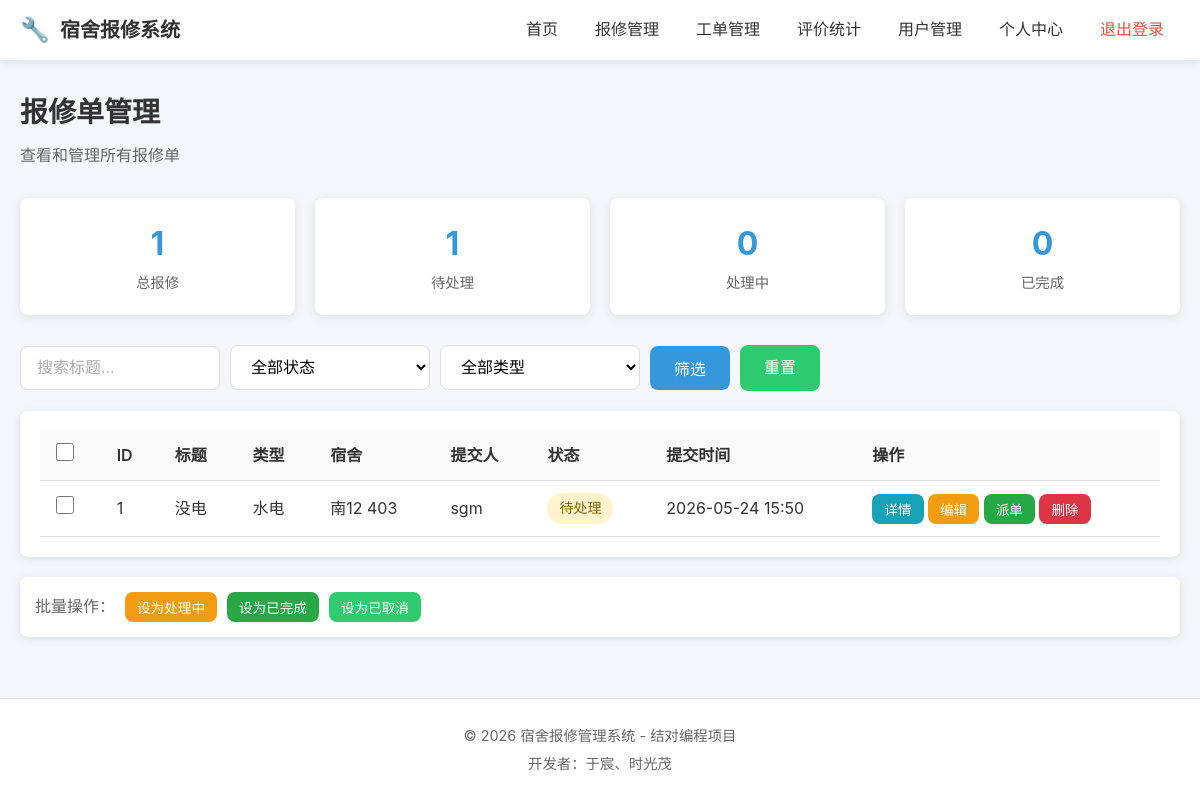
The page /repairs/manage/ (signed in) on the database as committed earlier.
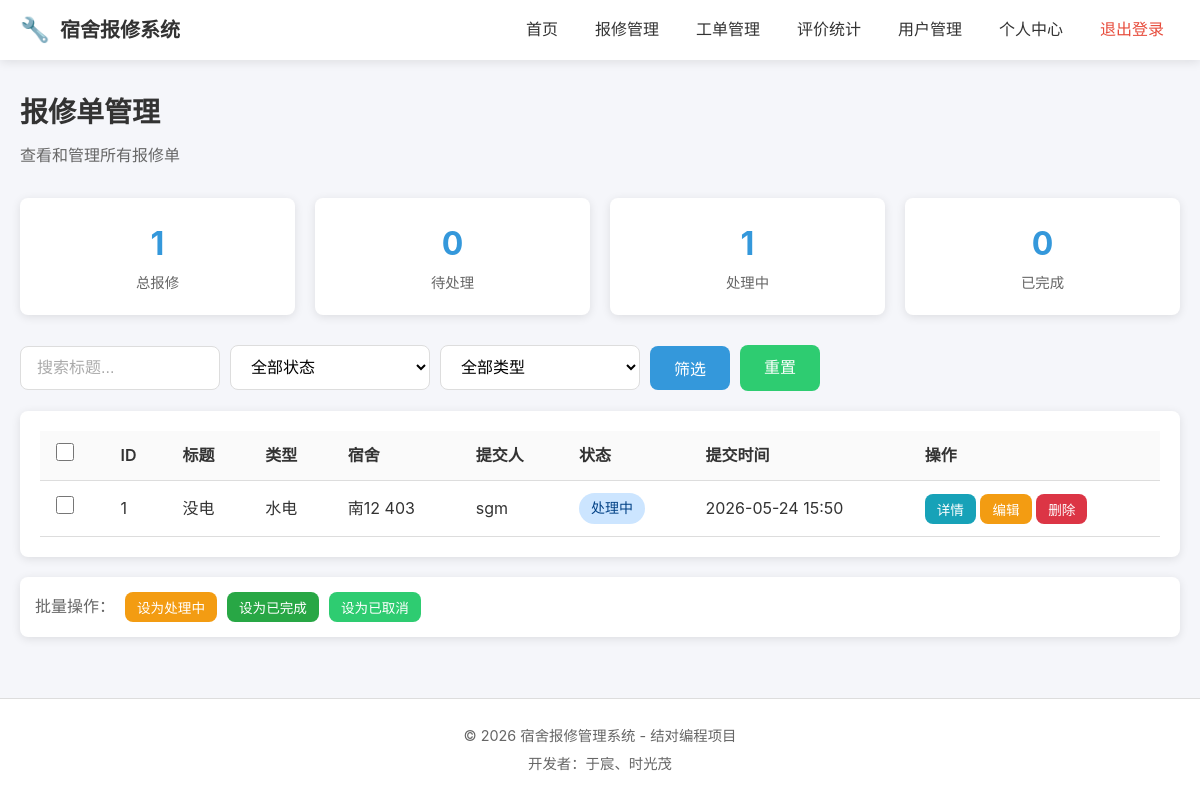
The same page on the database as committed later.
### repairs/models.py (models this page shows, shortened)
class RepairRequest(models.Model):
    TYPE_CHOICES = [
        ('electric', '水电'),
        ('door', '门窗'),
        ('furniture', '家具'),
        ('network', '网络'),
        ('other', '其他'),
    ]
    STATUS_CHOICES = [
        ('pending', '待处理'),
        ('processing', '处理中'),
        ('completed', '已完成'),
        ('cancelled', '已取消'),
    ]
    student = models.ForeignKey(
        settings.AUTH_USER_MODEL,
        on_delete=models.CASCADE,
        related_name='repair_requests',
        verbose_name='报修学生'
    )
    title = models.CharField('报修标题', max_length=100)
    description = models.TextField('问题描述')
    repair_type = models.CharField('报修类型', max_length=50, choices=TYPE_CHOICES, default='other')
    dorm_building = models.CharField('宿舍楼', max_length=50)
    dorm_room = models.CharField('房间号', max_length=20)
    contact_phone = models.CharField('联系电话', max_length=20)
    status = models.CharField('状态', max_length=20, choices=STATUS_CHOICES, default='pending')
    created_at = models.DateTimeField('创建时间', auto_now_add=True)
    updated_at = models.DateTimeField('更新时间', auto_now=True)
    class Meta:
        db_table = 'repair_requests'
        verbose_name = '报修单'
        verbose_name_plural = '报修单'
        ordering = ['-created_at']
        indexes = [
            models.Index(fields=['status']),
            models.Index(fields=['created_at']),
        ]

### users/models.py (models this page shows, shortened)
class User(AbstractUser):
    ROLE_CHOICES = [
        ('student', '学生'),
        ('worker', '维修工'),
        ('admin', '管理员'),
    ]
    role = models.CharField('角色', max_length=20, choices=ROLE_CHOICES, default='student')
    phone = models.CharField('联系电话', max_length=20, blank=True, default='')
    dorm_building = models.CharField('宿舍楼', max_length=50, blank=True, default='')
    dorm_room = models.CharField('宿舍房间号', max_length=20, blank=True, default='')
    specialty = models.CharField('维修专长', max_length=50, blank=True, default='')
    class Meta:
        db_table = 'users'
        verbose_name = '用户'
        verbose_name_plural = '用户'
    def is_admin(self):
        return self.role == 'admin'

### repairs/views.py (the view)
# urls.py: path('manage/', views.repair_manage, name='repair_manage'),
@login_required
def repair_manage(request):
    if not request.user.is_admin():
        messages.error(request, '仅管理员可访问')
        return redirect('index')
    status = request.GET.get('status', '')
    repair_type = request.GET.get('repair_type', '')
    keyword = request.GET.get('keyword', '').strip()
    repairs = RepairRequest.objects.all()
    if status:
        repairs = repairs.filter(status=status)
    if repair_type:
        repairs = repairs.filter(repair_type=repair_type)
    if keyword:
        repairs = repairs.filter(title__icontains=keyword)
    repairs = repairs.order_by('-created_at')
    paginator = Paginator(repairs, 10)
    page = request.GET.get('page', 1)
    page_obj = paginator.get_page(page)
    filter_params = ''
    if status:
        filter_params += f'&status={status}'
    if repair_type:
        filter_params += f'&repair_type={repair_type}'
    if keyword:
        filter_params += f'&keyword={keyword}'
    context = {
        'page_obj': page_obj,
        'current_status': status,
        'current_type': repair_type,
        'keyword': keyword,
        'filter_params': filter_params,
        'total': RepairRequest.objects.count(),
        'pending': RepairRequest.objects.filter(status='pending').count(),
        'processing': RepairRequest.objects.filter(status='processing').count(),
        'completed': RepairRequest.objects.filter(status='completed').count(),
    }
    return render(request, 'repairs/repair_manage.html', context)

### templates/repairs/repair_manage.html (shortened to what this page needs)
{% extends 'base.html' %}
{% block content %}
<div class="page-header">
    <h2>报修单管理</h2>
    <p class="text-muted">查看和管理所有报修单</p>
</div>
<div class="stats-row">
    <div class="stat-item">
        <span class="stat-num">{{ total }}</span>
        <span class="stat-text">总报修</span>
    </div>
    <div class="stat-item">
        <span class="stat-num">{{ pending }}</span>
        <span class="stat-text">待处理</span>
    </div>
    <div class="stat-item">
        <span class="stat-num">{{ processing }}</span>
        <span class="stat-text">处理中</span>
    </div>
    <div class="stat-item">
        <span class="stat-num">{{ completed }}</span>
        <span class="stat-text">已完成</span>
    </div>
</div>
<div class="filter-bar">
    <form method="get" class="filter-form">
        <input type="text" name="keyword" class="form-input filter-input" value="{{ keyword }}" placeholder="搜索标题...">
        <select name="status" class="form-select filter-select">
            <option value="">全部状态</option>
        </select>
        <select name="repair_type" class="form-select filter-select">
            <option value="">全部类型</option>
        </select>
        <button type="submit" class="btn btn-primary">筛选</button>
        <a href="{% url 'repairs:repair_manage' %}" class="btn btn-secondary">重置</a>
    </form>
</div>
<div class="card">
    <div class="card-body">
        <table class="table">
            <thead>
                <tr>
                    <th><input type="checkbox" id="selectAll"></th>
                    <th>ID</th>
                    <th>标题</th>
                    <th>类型</th>
                    <th>宿舍</th>
                    <th>提交人</th>
                    <th>状态</th>
                    <th>提交时间</th>
                    <th>操作</th>
                </tr>
            </thead>
            <tbody>
                {% for item in page_obj %}
                <tr>
                    <td><input type="checkbox" class="repair-checkbox" value="{{ item.id }}"></td>
                    <td>{{ item.id }}</td>
                    <td>{{ item.title }}</td>
                    <td>{{ item.get_repair_type_display }}</td>
                    <td>{{ item.dorm_building }} {{ item.dorm_room }}</td>
                    <td>{{ item.student.username }}</td>
                    <td><span class="badge badge-{{ item.status }}">{{ item.get_status_display }}</span></td>
                    <td>{{ item.created_at|date:"Y-m-d H:i" }}</td>
                    <td>
                        <button class="btn btn-sm btn-info" onclick="viewDetail('{{ item.id }}')">详情</button>
                        <button class="btn btn-sm btn-warning" onclick="editRepair('{{ item.id }}')">编辑</button>
                        {% if item.status == 'pending' %}
                        <button class="btn btn-sm btn-success" onclick="assignWorker('{{ item.id }}')">派单</button>
                        {% endif %}
                        <button class="btn btn-sm btn-danger" onclick="deleteRepair('{{ item.id }}')">删除</button>
                    </td>
                </tr>
                {% empty %}
                <tr>
                    <td colspan="9" class="text-center">暂无报修记录</td>
                </tr>
                {% endfor %}
            </tbody>
        </table>
    </div>
</div>
<div class="batch-actions">
    <span>批量操作：</span>
    <button class="btn btn-sm btn-warning" onclick="batchUpdateStatus('processing')">设为处理中</button>
    <button class="btn btn-sm btn-success" onclick="batchUpdateStatus('completed')">设为已完成</button>
    <button class="btn btn-sm btn-secondary" onclick="batchUpdateStatus('cancelled')">设为已取消</button>
</div>
{% endblock %}

Rows that differ between the two databases and show on the page:
changed RepairRequest "没电": status "待处理" → "处理中"; no longer shows "派单"
Other text that changed with them:
{{ pending }}: "1" → "0"
{{ processing }}: "0" → "1"
